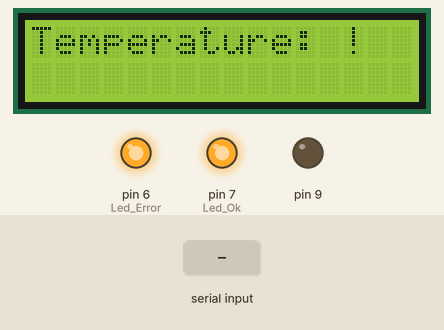
A sketch run on a simulated Arduino Uno, built with avr-gcc and run on an emulated ATmega328P. Shown: 16×2 character LCD, output pins drawn as LEDs (lit = HIGH). The test bench sets the inputs (shaded band). What the sketch prints to the serial monitor is not drawn.

Above: at 4.2 s.
4.3 s: "90,45\n" received over Serial
At 6.2 s:
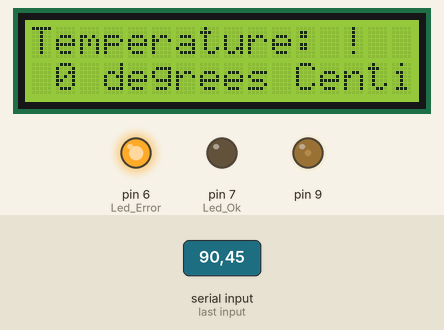
6.9 s: "30,150\n" received over Serial
At 9.2 s:
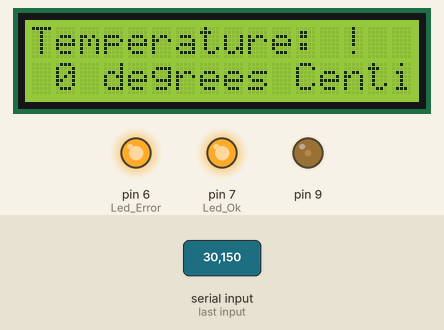
9.5 s: "5\n" received over Serial
At 11.4 s:
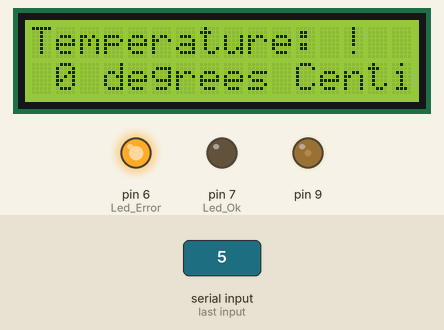
12.1 s: "90\n" received over Serial
At 14.4 s:
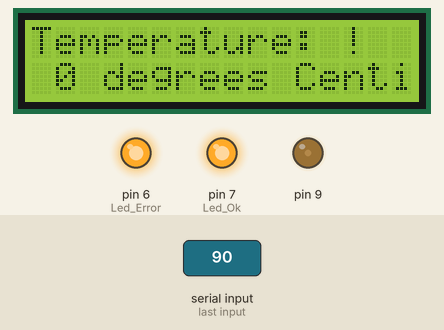
Timing chart, 0 to 15.7 s (numbered marks = the images above; inputs shaded):
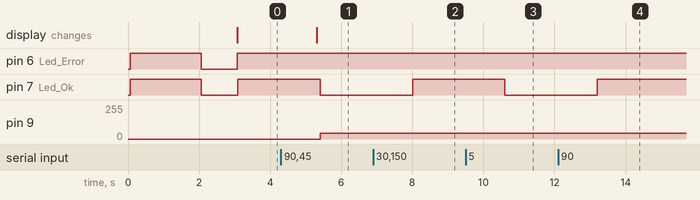

The sketch:

sp2866_sending_and_receiving_temperature_data_to_thingspeak2.ino
```cpp
// include the library code:
#include <LiquidCrystal.h>

// initialize the library with the numbers of the interface pins
LiquidCrystal lcd(12, 11, 5, 4, 3, 2);

// Variables globales
int Motorspeed;
const int Led_Error = 6;	// Status LEDs
const int Led_Ok = 7;
const int  fan = 5;
byte Actuator; 				// Signal for the actuator
int CycleAct;			// Read cycle counter to change the actuator
// Configuration parameters for WIFI connection
String ssid     = "Simulator Wifi";  // Name of the WIFI network to which it connects (SSID)
String password = "";
String host     = "api.thingspeak.com";
const int httpPort   = 80;

String urlRead = "/channels/1626114/fields/1/last.json";
//Replace 1626114 with the channel's PUBLIC read key in ThingSpeak

// Hardware configuration function
void setup() {
   // set up the LCD's number of columns and rows:
  lcd.begin(16, 2);
	// Configure the operation indicator LEDs
	pinMode(Led_Error,OUTPUT);
	pinMode(Led_Ok,OUTPUT);
	digitalWrite(Led_Ok, HIGH);
	digitalWrite(Led_Error, HIGH);
  	delay(2000);
	digitalWrite(Led_Ok, LOW);
	digitalWrite(Led_Error, LOW);
  	setupESP8266();		//Configure the WIFI connection module ESP8266
  	CycleAct = 0;
  lcd.print("Temperature: !");
  delay(10);
}

// Infinite control cycle
void loop() {
	if (digitalRead(Led_Ok)) {
		digitalWrite(Led_Ok, LOW);
	}
	else {
		digitalWrite(Led_Ok, HIGH);
	}
	// Delay for time measurement
	delay(500);

    	UpdateActuator();

}

// Connection subroutine of the wireless connection module
void setupESP8266(void) {
	// Configure the module connection
	Serial.begin(115200);   // Set the connection speed Serial
	Serial.println("AT");   // Indicate brand status in the connection through ESP8266
	delay(10);        		// Wait for response from ESP8266 module
	if (Serial.find("OK")) {	// Yes ?
		Serial.println("ESP8266 Connected !!!");
		digitalWrite(Led_Ok, HIGH);
	}
	else {
		Serial.println("ESP8266 Crash !!!");
		digitalWrite(Led_Error, HIGH);
		return;
	}
	// Connect Wifi through ESP8266
	digitalWrite(Led_Ok, LOW);
	Serial.println("AT+CWJAP=\"" + ssid + "\",\"" + password + "\"");
	delay(10);        // Wait for response from ESP8266 module
	if (Serial.find("OK")) { //  Yes answer?
		Serial.println("Wifi Connected !!!");
		digitalWrite(Led_Ok, HIGH);
		digitalWrite(Led_Error, LOW);
	}
	else {
		Serial.println("Wifi connection error !!!");
		digitalWrite(Led_Ok, LOW);
		digitalWrite(Led_Error, HIGH);
		return;
	}
	// Open the TCP connection to the server as a client through the ESP8266 module
	digitalWrite(Led_Ok, LOW);
	Serial.println("AT+CIPSTART=\"TCP\",\"" + host + "\"," + httpPort);
	delay(50);        // Wait for response from ESP8266 module
   	if (Serial.find("OK")) { // Yes answer?
		Serial.println("Connected the client to the server !!!");
		digitalWrite(Led_Ok, HIGH);
		digitalWrite(Led_Error, LOW);
	}
	else {
		Serial.println("Could not connect to server !!!");
		digitalWrite(Led_Ok, LOW);
		digitalWrite(Led_Error, HIGH);
		return;
	}
}
// Read data from cloud and update actuator
void UpdateActuator(void) {
  	// Cycle counter
    int cyclecount;
    // Build the HTTP call
    String httpPacket = "GET " + urlRead + " HTTP/1.1\r\nHost: " + host + "\r\n\r\n";
    int length = httpPacket.length();
    // Send the package size
    Serial.print("AT+CIPSEND=");
    Serial.println(length);
    delay(10); // Wait a little for the ESP to respond if (! Serial.find (">")) return -1;
    // Send our http request
    Serial.print(httpPacket);
    delay(10); // Wait for response from ESP8266 module
    while(!Serial.available()){
      delay(5);
    }
    // Check answer ..
	if (Serial.find("\r\n\r\n")){
	  delay(5);
      // Wait for the arrival of the reading field
  	  while (!Serial.find("\"field1\":")){
      }
      String Reading = "";
      cyclecount = 0;
      while (cyclecount < 30000) {
		if(Serial.available()) {
          int c = Serial.read();
        if (isDigit(c)) {	// Verify that it is a numeric value
          	Reading += (char)c; // Arm the number
          }
        }
        cyclecount++;
      }

      // Update actuator output
      Actuator = Reading.toInt();

	  Serial.print("Recieved from thingspeak: ");
      Serial.println(Actuator);


    }
  Motorspeed = map(Actuator, -20, 100, 0, 255);
   // set the cursor to column 0, line 1
  // (note: line 1 is the second row, since counting begins with 0):
  lcd.setCursor(0, 1);
  // print the number of seconds since reset:
  lcd.print(" ");
  lcd.print(Actuator);
  lcd.print(" degrees Centi");
  delay(100);
  analogWrite(9, Motorspeed);
}
```

Measured:
- after the input at 4.3 s, pin 7 (Led_Ok): HIGH → LOW after 1.1 s; pin 9: 0/255 → 42/255 after 1.1 s; the display: changes after 1.0 s (image 1)
- after the input at 6.9 s, pin 7 (Led_Ok): LOW → HIGH after 1.1 s
- after the input at 9.5 s, pin 7 (Led_Ok): HIGH → LOW after 1.1 s
- after the input at 12.1 s, pin 7 (Led_Ok): LOW → HIGH after 1.1 s
